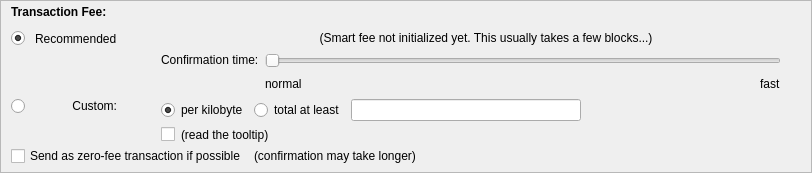
    <widget class="QFrame" name="frameFee">
     <property name="sizePolicy">
      <sizepolicy hsizetype="Expanding" vsizetype="Expanding">
       <horstretch>0</horstretch>
       <verstretch>0</verstretch>
      </sizepolicy>
     </property>
     <property name="maximumSize">
      <size>
       <width>16777215</width>
       <height>16777215</height>
      </size>
     </property>
     <property name="frameShape">
      <enum>QFrame::StyledPanel</enum>
     </property>
     <property name="frameShadow">
      <enum>QFrame::Sunken</enum>
     </property>
     <layout class="QVBoxLayout" name="verticalLayoutFee1">
      <property name="spacing">
       <number>0</number>
      </property>
      <property name="leftMargin">
       <number>0</number>
      </property>
      <property name="topMargin">
       <number>0</number>
      </property>
      <property name="rightMargin">
       <number>0</number>
      </property>
      <property name="bottomMargin">
       <number>0</number>
      </property>
      <item>
       <layout class="QVBoxLayout" name="verticalLayoutFee2" stretch="0,0,0">
        <property name="spacing">
         <number>0</number>
        </property>
        <property name="leftMargin">
         <number>10</number>
        </property>
        <property name="topMargin">
         <number>0</number>
        </property>
        <item>
         <layout class="QHBoxLayout" name="horizontalLayoutFee1">
          <property name="bottomMargin">
           <number>0</number>
          </property>
          <item>
           <layout class="QVBoxLayout" name="verticalLayoutFee7">
            <property name="spacing">
             <number>0</number>
            </property>
            <item>
             <spacer name="verticalSpacerSmartFee">
              <property name="orientation">
               <enum>Qt::Vertical</enum>
              </property>
              <property name="sizeType">
               <enum>QSizePolicy::Fixed</enum>
              </property>
              <property name="sizeHint" stdset="0">
               <size>
                <width>1</width>
                <height>4</height>
               </size>
              </property>
             </spacer>
            </item>
            <item>
             <layout class="QHBoxLayout" name="horizontalLayoutSmartFee">
              <property name="spacing">
               <number>10</number>
              </property>
              <item>
               <widget class="QLabel" name="labelFeeHeadline">
                <property name="sizePolicy">
                 <sizepolicy hsizetype="Preferred" vsizetype="Maximum">
                  <horstretch>0</horstretch>
                  <verstretch>0</verstretch>
                 </sizepolicy>
                </property>
                <property name="font">
                 <font>
                  <weight>75</weight>
                  <bold>true</bold>
                 </font>
                </property>
                <property name="styleSheet">
                 <string notr="true">font-weight:bold;</string>
                </property>
                <property name="text">
                 <string>Transaction Fee:</string>
                </property>
               </widget>
              </item>
              <item>
               <widget class="QLabel" name="labelFeeMinimized">
                <property name="text">
                 <string/>
                </property>
               </widget>
              </item>
              <item>
               <widget class="QtMaterialFlatButton" name="buttonChooseFee" native="true">
                <property name="text" stdset="0">
                 <string>Choose...</string>
                </property>
               </widget>
              </item>
              <item>
               <widget class="QtMaterialFlatButton" name="buttonMinimizeFee" native="true">
                <property name="toolTip">
                 <string>collapse fee-settings</string>
                </property>
                <property name="text" stdset="0">
                 <string>Minimize</string>
                </property>
               </widget>
              </item>
             </layout>
            </item>
            <item>
             <spacer name="verticalSpacer_5">
              <property name="orientation">
               <enum>Qt::Vertical</enum>
              </property>
              <property name="sizeHint" stdset="0">
               <size>
                <width>1</width>
                <height>1</height>
               </size>
              </property>
             </spacer>
            </item>
           </layout>
          </item>
          <item>
           <spacer name="horizontalSpacer_4">
            <property name="orientation">
             <enum>Qt::Horizontal</enum>
            </property>
            <property name="sizeHint" stdset="0">
             <size>
              <width>40</width>
              <height>20</height>
             </size>
            </property>
           </spacer>
          </item>
         </layout>
        </item>
        <item>
         <widget class="QFrame" name="frameFeeSelection">
          <layout class="QVBoxLayout" name="verticalLayoutFee12">
           <property name="spacing">
            <number>0</number>
           </property>
           <property name="leftMargin">
            <number>0</number>
           </property>
           <property name="topMargin">
            <number>0</number>
           </property>
           <property name="rightMargin">
            <number>0</number>
           </property>
           <property name="bottomMargin">
            <number>0</number>
           </property>
           <item>
            <layout class="QGridLayout" name="gridLayoutFee">
             <property name="topMargin">
              <number>10</number>
             </property>
             <property name="bottomMargin">
              <number>4</number>
             </property>
             <property name="horizontalSpacing">
              <number>10</number>
             </property>
             <property name="verticalSpacing">
              <number>4</number>
             </property>
             <item row="2" column="4">
              <layout class="QVBoxLayout" name="verticalLayoutFee8">
               <property name="spacing">
                <number>6</number>
               </property>
               <item>
                <layout class="QHBoxLayout" name="horizontalLayoutFee13">
                 <item>
                  <widget class="QRadioButton" name="radioCustomPerKilobyte">
                   <property name="toolTip">
                    <string>If the custom fee is set to 1000 uVULCs and the transaction is only 250 bytes, then &quot;per kilobyte&quot; only pays 250 uVULCs in fee,&lt;br /&gt;while &quot;at least&quot; pays 1000 uVULCs. For transactions bigger than a kilobyte both pay by kilobyte.</string>
                   </property>
                   <property name="text">
                    <string>per kilobyte</string>
                   </property>
                   <property name="checked">
                    <bool>true</bool>
                   </property>
                   <attribute name="buttonGroup">
                    <string notr="true">groupCustomFee</string>
                   </attribute>
                  </widget>
                 </item>
                 <item>
                  <widget class="QRadioButton" name="radioCustomAtLeast">
                   <property name="toolTip">
                    <string>If the custom fee is set to 1000 uVULCs and the transaction is only 250 bytes, then &quot;per kilobyte&quot; only pays 250 uVULCs in fee,&lt;br /&gt;while &quot;total at least&quot; pays 1000 uVULCs. For transactions bigger than a kilobyte both pay by kilobyte.</string>
                   </property>
                   <property name="text">
                    <string>total at least</string>
                   </property>
                   <attribute name="buttonGroup">
                    <string notr="true">groupCustomFee</string>
                   </attribute>
                  </widget>
                 </item>
                 <item>
                  <widget class="BitcoinAmountField" name="customFee"/>
                 </item>
                 <item>
                  <spacer name="horizontalSpacer_6">
                   <property name="orientation">
                    <enum>Qt::Horizontal</enum>
                   </property>
                   <property name="sizeHint" stdset="0">
                    <size>
                     <width>1</width>
                     <height>1</height>
                    </size>
                   </property>
                  </spacer>
                 </item>
                </layout>
               </item>
               <item>
                <layout class="QHBoxLayout" name="horizontalLayoutFee8">
                 <item>
                  <widget class="QCheckBox" name="checkBoxMinimumFee">
                   <property name="toolTip">
                    <string>Paying only the minimum fee is just fine as long as there is less transaction volume than space in the blocks.&lt;br /&gt;But be aware that this can end up in a never confirming transaction once there is more demand for Vulcano transactions than the network can process.</string>
                   </property>
                   <property name="text">
                    <string/>
                   </property>
                  </widget>
                 </item>
                 <item>
                  <widget class="QLabel" name="labelMinFeeWarning">
                   <property name="enabled">
                    <bool>true</bool>
                   </property>
                   <property name="toolTip">
                    <string>Paying only the minimum fee is just fine as long as there is less transaction volume than space in the blocks.&lt;br /&gt;But be aware that this can end up in a never confirming transaction once there is more demand for Vulcano transactions than the network can process.</string>
                   </property>
                   <property name="text">
                    <string>(read the tooltip)</string>
                   </property>
                   <property name="margin">
                    <number>5</number>
                   </property>
                  </widget>
                 </item>
                 <item>
                  <spacer name="horizontalSpacer_2">
                   <property name="orientation">
                    <enum>Qt::Horizontal</enum>
                   </property>
                   <property name="sizeHint" stdset="0">
                    <size>
                     <width>1</width>
                     <height>1</height>
                    </size>
                   </property>
                  </spacer>
                 </item>
                </layout>
               </item>
              </layout>
             </item>
             <item row="1" column="0">
              <layout class="QVBoxLayout" name="verticalLayoutFee4" stretch="1">
               <item>
                <spacer name="verticalSpacer_2">
                 <property name="orientation">
                  <enum>Qt::Vertical</enum>
                 </property>
                 <property name="sizeHint" stdset="0">
                  <size>
                   <width>1</width>
                   <height>1</height>
                  </size>
                 </property>
                </spacer>
               </item>
              </layout>
             </item>
             <item row="2" column="0">
              <layout class="QVBoxLayout" name="verticalLayoutFee9" stretch="0,1">
               <item>
                <widget class="QRadioButton" name="radioCustomFee">
                 <property name="text">
                  <string/>
                 </property>
                 <attribute name="buttonGroup">
                  <string notr="true">groupFee</string>
                 </attribute>
                </widget>
               </item>
               <item>
                <spacer name="verticalSpacer_6">
                 <property name="orientation">
                  <enum>Qt::Vertical</enum>
                 </property>
                 <property name="sizeHint" stdset="0">
                  <size>
                   <width>1</width>
                   <height>1</height>
                  </size>
                 </property>
                </spacer>
               </item>
              </layout>
             </item>
             <item row="1" column="4">
              <layout class="QVBoxLayout" name="verticalLayoutFee3" stretch="0,0,1">
               <property name="spacing">
                <number>6</number>
               </property>
               <property name="topMargin">
                <number>2</number>
               </property>
               <item>
                <layout class="QHBoxLayout" name="horizontalLayoutFee12">
                 <item>
                  <spacer name="horizontalSpacer_5">
                   <property name="orientation">
                    <enum>Qt::Horizontal</enum>
                   </property>
                   <property name="sizeHint" stdset="0">
                    <size>
                     <width>1</width>
                     <height>1</height>
                    </size>
                   </property>
                  </spacer>
                 </item>
                </layout>
               </item>
               <item>
                <layout class="QHBoxLayout" name="horizontalLayoutFee9">
                 <item>
                  <layout class="QVBoxLayout" name="verticalLayoutFee6">
                   <item>
                    <widget class="QLabel" name="labelSmartFee3">
                     <property name="text">
                      <string>Confirmation time:</string>
                     </property>
                     <property name="margin">
                      <number>2</number>
                     </property>
                    </widget>
                   </item>
                   <item>
                    <spacer name="verticalSpacer_3">
                     <property name="orientation">
                      <enum>Qt::Vertical</enum>
                     </property>
                     <property name="sizeHint" stdset="0">
                      <size>
                       <width>1</width>
                       <height>1</height>
                      </size>
                     </property>
                    </spacer>
                   </item>
                  </layout>
                 </item>
                 <item>
                  <layout class="QVBoxLayout" name="verticalLayoutFee5">
                   <property name="rightMargin">
                    <number>30</number>
                   </property>
                   <item>
                    <widget class="QSlider" name="sliderSmartFee">
                     <property name="minimum">
                      <number>0</number>
                     </property>
                     <property name="maximum">
                      <number>24</number>
                     </property>
                     <property name="pageStep">
                      <number>1</number>
                     </property>
                     <property name="value">
                      <number>0</number>
                     </property>
                     <property name="orientation">
                      <enum>Qt::Horizontal</enum>
                     </property>
                     <property name="invertedAppearance">
                      <bool>false</bool>
                     </property>
                     <property name="invertedControls">
                      <bool>false</bool>
                     </property>
                     <property name="tickPosition">
                      <enum>QSlider::NoTicks</enum>
                     </property>
                    </widget>
                   </item>
                   <item>
                    <layout class="QHBoxLayout" name="horizontalLayoutFee10">
                     <item>
                      <widget class="QLabel" name="labelSmartFeeNormal">
                       <property name="text">
                        <string>normal</string>
                       </property>
                      </widget>
                     </item>
                     <item>
                      <spacer name="horizontalSpacer_3">
                       <property name="orientation">
                        <enum>Qt::Horizontal</enum>
                       </property>
                       <property name="sizeHint" stdset="0">
                        <size>
                         <width>40</width>
                         <height>20</height>
                        </size>
                       </property>
                      </spacer>
                     </item>
                     <item>
                      <widget class="QLabel" name="labelSmartFeeFast">
                       <property name="text">
                        <string>fast</string>
                       </property>
                      </widget>
                     </item>
                    </layout>
                   </item>
                  </layout>
                 </item>
                </layout>
               </item>
               <item>
                <spacer name="verticalSpacer_4">
                 <property name="orientation">
                  <enum>Qt::Vertical</enum>
                 </property>
                 <property name="sizeHint" stdset="0">
                  <size>
                   <width>1</width>
                   <height>1</height>
                  </size>
                 </property>
                </spacer>
               </item>
              </layout>
             </item>
             <item row="0" column="1">
              <widget class="QLabel" name="labelSmartFee_2">
               <property name="text">
                <string>Recommended</string>
               </property>
              </widget>
             </item>
             <item row="0" column="0">
              <widget class="QRadioButton" name="radioSmartFee">
               <property name="text">
                <string/>
               </property>
               <property name="checked">
                <bool>true</bool>
               </property>
               <attribute name="buttonGroup">
                <string notr="true">groupFee</string>
               </attribute>
              </widget>
             </item>
             <item row="2" column="1">
              <widget class="QLabel" name="labelCustomFee">
               <property name="text">
                <string>Custom:</string>
               </property>
               <property name="alignment">
                <set>Qt::AlignRight|Qt::AlignTop|Qt::AlignTrailing</set>
               </property>
              </widget>
             </item>
             <item row="0" column="2">
              <widget class="QLabel" name="labelSmartFee">
               <property name="text">
                <string/>
               </property>
               <property name="margin">
                <number>2</number>
               </property>
              </widget>
             </item>
             <item row="0" column="3">
              <widget class="QLabel" name="labelFeeEstimation">
               <property name="text">
                <string/>
               </property>
              </widget>
             </item>
             <item row="0" column="4">
              <widget class="QLabel" name="labelSmartFee2">
               <property name="text">
                <string>(Smart fee not initialized yet. This usually takes a few blocks...)</string>
               </property>
               <property name="alignment">
                <set>Qt::AlignHCenter</set>
               </property>
               <property name="wordWrap">
                <bool>true</bool>
               </property>
               <property name="margin">
                <number>2</number>
               </property>
              </widget>
             </item>
            </layout>
           </item>
           <item>
            <layout class="QHBoxLayout" name="horizontalLayoutFee5" stretch="0,0,0">
             <property name="spacing">
              <number>8</number>
             </property>
             <property name="bottomMargin">
              <number>4</number>
             </property>
             <item>
              <widget class="QCheckBox" name="checkBoxFreeTx">
               <property name="text">
                <string>Send as zero-fee transaction if possible</string>
               </property>
              </widget>
             </item>
             <item>
              <widget class="QLabel" name="labelFreeTx">
               <property name="text">
                <string>(confirmation may take longer)</string>
               </property>
               <property name="margin">
                <number>5</number>
               </property>
              </widget>
             </item>
             <item>
              <spacer name="horizontalSpacerFee5">
               <property name="orientation">
                <enum>Qt::Horizontal</enum>
               </property>
               <property name="sizeHint" stdset="0">
                <size>
                 <width>1</width>
                 <height>1</height>
                </size>
               </property>
              </spacer>
             </item>
            </layout>
           </item>
           <item>
            <spacer name="verticalSpacerFee2">
             <property name="orientation">
              <enum>Qt::Vertical</enum>
             </property>
             <property name="sizeHint" stdset="0">
              <size>
               <width>1</width>
               <height>1</height>
              </size>
             </property>
            </spacer>
           </item>
          </layout>
         </widget>
        </item>
        <item>
         <spacer name="verticalSpacerFee">
          <property name="orientation">
           <enum>Qt::Vertical</enum>
          </property>
          <property name="sizeHint" stdset="0">
           <size>
            <width>800</width>
            <height>1</height>
           </size>
          </property>
         </spacer>
        </item>
       </layout>
      </item>
     </layout>
    </widget>
